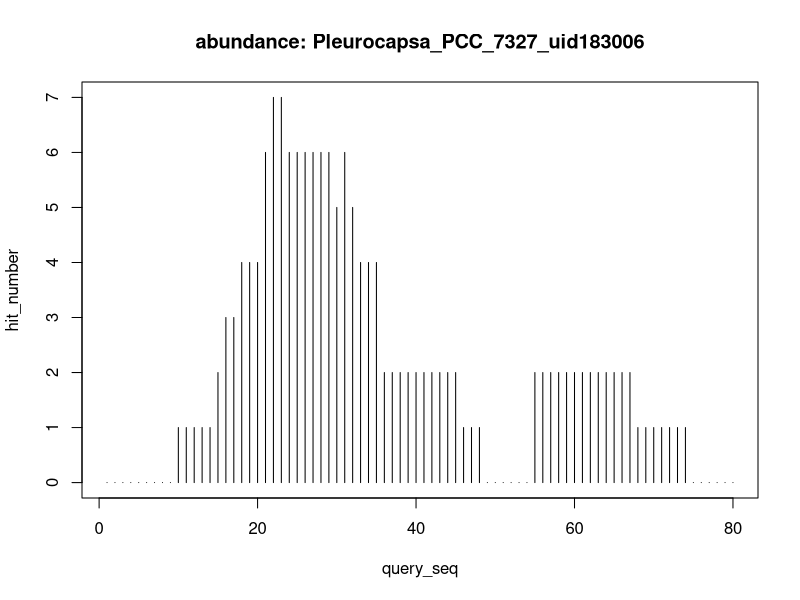

Generate this figure with R:
x=c(1,2,3,4,5,6,7,8,9,10,11,12,13,14,15,16,17,18,19,20,21,22,23,24,25,26,27,28,29,30,31,32,33,34,35,36,37,38,39,40,41,42,43,44,45,46,47,48,49,50,51,52,53,54,55,56,57,58,59,60,61,62,63,64,65,66,67,68,69,70,71,72,73,74,75,76,77,78,79,80)
y=c(0,0,0,0,0,0,0,0,0,1,1,1,1,1,2,3,3,4,4,4,6,7,7,6,6,6,6,6,6,5,6,5,4,4,4,2,2,2,2,2,2,2,2,2,2,1,1,1,0,0,0,0,0,0,2,2,2,2,2,2,2,2,2,2,2,2,2,1,1,1,1,1,1,1,0,0,0,0,0,0)
plot(x,y,type="h",main="abundance: Pleurocapsa_PCC_7327_uid183006",xlab="query_seq",ylab="hit_number")